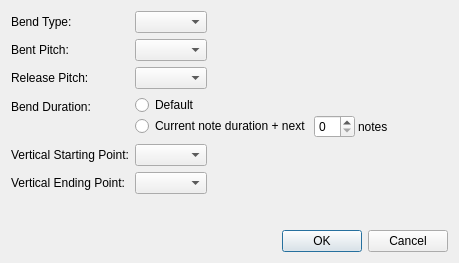
<?xml version="1.0" encoding="UTF-8"?>
<ui version="4.0">
 <class>BendDialog</class>
 <widget class="QDialog" name="BendDialog">
  <property name="windowModality">
   <enum>Qt::WindowModal</enum>
  </property>
  <property name="geometry">
   <rect>
    <x>0</x>
    <y>0</y>
    <width>459</width>
    <height>263</height>
   </rect>
  </property>
  <property name="windowTitle">
   <string>Bend</string>
  </property>
  <property name="modal">
   <bool>true</bool>
  </property>
  <layout class="QVBoxLayout" name="verticalLayout">
   <item>
    <layout class="QFormLayout" name="formLayout">
     <property name="fieldGrowthPolicy">
      <enum>QFormLayout::FieldsStayAtSizeHint</enum>
     </property>
     <item row="0" column="0">
      <widget class="QLabel" name="bendTypeLabel">
       <property name="text">
        <string>Bend Type:</string>
       </property>
      </widget>
     </item>
     <item row="0" column="1">
      <widget class="QComboBox" name="bendTypeComboBox"/>
     </item>
     <item row="1" column="0">
      <widget class="QLabel" name="bentPitchLabel">
       <property name="text">
        <string>Bent Pitch:</string>
       </property>
      </widget>
     </item>
     <item row="1" column="1">
      <widget class="QComboBox" name="bentPitchComboBox"/>
     </item>
     <item row="2" column="0">
      <widget class="QLabel" name="releasePitchLabel">
       <property name="text">
        <string>Release Pitch:</string>
       </property>
      </widget>
     </item>
     <item row="2" column="1">
      <widget class="QComboBox" name="releasePitchComboBox"/>
     </item>
     <item row="3" column="0">
      <widget class="QLabel" name="bendDurationLabel">
       <property name="text">
        <string>Bend Duration:</string>
       </property>
      </widget>
     </item>
     <item row="3" column="1">
      <layout class="QVBoxLayout" name="verticalLayout_2">
       <property name="spacing">
        <number>0</number>
       </property>
       <item>
        <widget class="QRadioButton" name="defaultDurationButton">
         <property name="text">
          <string>Default</string>
         </property>
        </widget>
       </item>
       <item>
        <layout class="QHBoxLayout" name="horizontalLayout">
         <property name="spacing">
          <number>3</number>
         </property>
         <item>
          <widget class="QRadioButton" name="customDurationButton">
           <property name="text">
            <string>Current note duration + next</string>
           </property>
          </widget>
         </item>
         <item>
          <widget class="QSpinBox" name="bendDurationSpinBox"/>
         </item>
         <item>
          <widget class="QLabel" name="label">
           <property name="text">
            <string>notes</string>
           </property>
          </widget>
         </item>
        </layout>
       </item>
      </layout>
     </item>
     <item row="4" column="0">
      <widget class="QLabel" name="vertStartingPointLabel">
       <property name="text">
        <string>Vertical Starting Point:</string>
       </property>
      </widget>
     </item>
     <item row="4" column="1">
      <widget class="QComboBox" name="vertStartingPointComboBox"/>
     </item>
     <item row="5" column="0">
      <widget class="QLabel" name="vertEndingPointLabel">
       <property name="text">
        <string>Vertical Ending Point:</string>
       </property>
      </widget>
     </item>
     <item row="5" column="1">
      <widget class="QComboBox" name="vertEndingPointComboBox"/>
     </item>
    </layout>
   </item>
   <item>
    <widget class="QDialogButtonBox" name="buttonBox">
     <property name="orientation">
      <enum>Qt::Horizontal</enum>
     </property>
     <property name="standardButtons">
      <set>QDialogButtonBox::Cancel|QDialogButtonBox::Ok</set>
     </property>
    </widget>
   </item>
  </layout>
 </widget>
 <resources/>
</ui>
